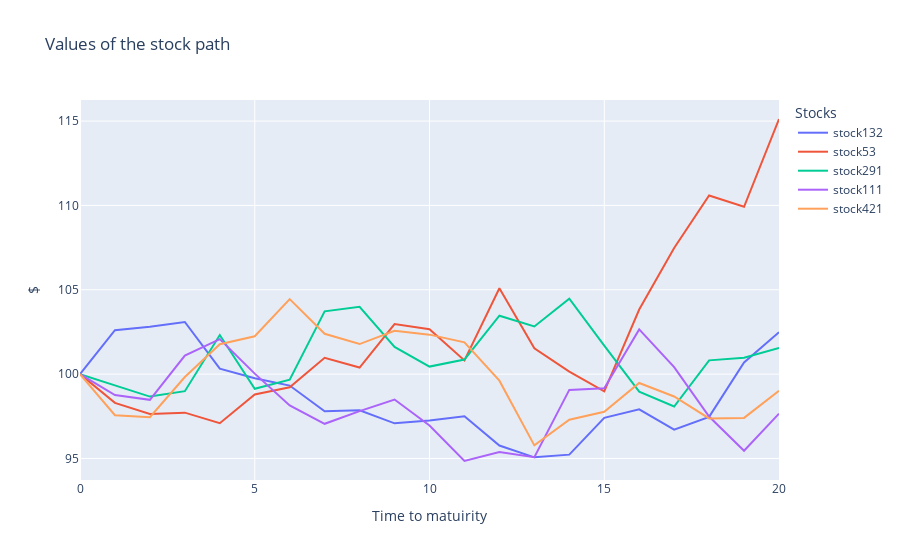

Notebook code cell kept with this figure:
### Code cell
fig = go.Figure()
# Add traces for each column
for column in stock_prices.columns[values]:
    fig.add_trace(go.Scatter(x=stock_prices.index, y=stock_prices[column], mode='lines', name=f"stock{column}"))

# Update layout
fig.update_layout(
    title='Values of the stock path ',
    xaxis_title='Time to matuirity',
    yaxis_title='$',
    template='plotly',
    legend=dict(title='Stocks'),
)

# Show the plot
fig.show()

### Figure 1 — Plotly figure (JSON) as saved in the notebook; plotly's stock layout.template omitted (floating-point values rounded to 4 significant figures)
{"data": [{"mode": "lines", "name": "stock132", "type": "scatter", "x": [0, 1, 2, 3, 4, 5, 6, 7, 8, 9, 10, 11, 12, 13, 14, 15, 16, 17, 18, 19, 20], "y": [100, 102.6, 102.8, 103.1, 100.3, 99.75, 99.32, 97.79, 97.85, 97.08, 97.25, 97.5, 95.77, 95.06, 95.23, 97.41, 97.91, 96.71, 97.46, 100.7, 102.5]}, {"mode": "lines", "name": "stock53", "type": "scatter", "x": [0, 1, 2, 3, 4, 5, 6, 7, 8, 9, 10, 11, 12, 13, 14, 15, 16, 17, 18, 19, 20], "y": [100, 98.3, 97.64, 97.72, 97.09, 98.79, 99.22, 101.0, 100.4, 103.0, 102.7, 100.8, 105.1, 101.5, 100.1, 98.98, 103.8, 107.5, 110.6, 109.9, 115.1]}, {"mode": "lines", "name": "stock291", "type": "scatter", "x": [0, 1, 2, 3, 4, 5, 6, 7, 8, 9, 10, 11, 12, 13, 14, 15, 16, 17, 18, 19, 20], "y": [100, 99.36, 98.67, 98.99, 102.3, 99.13, 99.67, 103.7, 104.0, 101.6, 100.4, 100.9, 103.5, 102.8, 104.5, 101.7, 98.96, 98.08, 100.8, 101.0, 101.5]}, {"mode": "lines", "name": "stock111", "type": "scatter", "x": [0, 1, 2, 3, 4, 5, 6, 7, 8, 9, 10, 11, 12, 13, 14, 15, 16, 17, 18, 19, 20], "y": [100, 98.76, 98.48, 101.1, 102.1, 100.0, 98.14, 97.05, 97.8, 98.49, 96.95, 94.85, 95.38, 95.07, 99.06, 99.15, 102.6, 100.4, 97.49, 95.46, 97.66]}, {"mode": "lines", "name": "stock421", "type": "scatter", "x": [0, 1, 2, 3, 4, 5, 6, 7, 8, 9, 10, 11, 12, 13, 14, 15, 16, 17, 18, 19, 20], "y": [100, 97.56, 97.44, 99.83, 101.8, 102.2, 104.4, 102.4, 101.8, 102.6, 102.3, 101.9, 99.61, 95.78, 97.29, 97.77, 99.48, 98.68, 97.37, 97.4, 99.02]}], "layout": {"legend": {"title": {"text": "Stocks"}}, "title": {"text": "Values of the stock path "}, "xaxis": {"title": {"text": "Time to matuirity"}}, "yaxis": {"title": {"text": "$"}}}}
